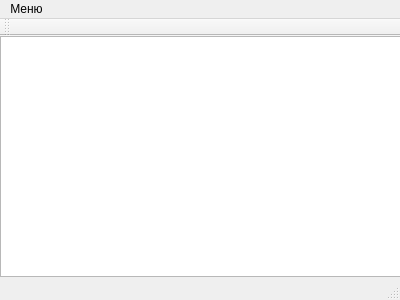
<?xml version="1.0" encoding="UTF-8"?>
<ui version="4.0">
 <class>MainWindow</class>
 <widget class="QMainWindow" name="MainWindow">
  <property name="windowModality">
   <enum>Qt::NonModal</enum>
  </property>
  <property name="enabled">
   <bool>true</bool>
  </property>
  <property name="geometry">
   <rect>
    <x>0</x>
    <y>0</y>
    <width>400</width>
    <height>300</height>
   </rect>
  </property>
  <property name="windowTitle">
   <string>Лабораторная работа №1</string>
  </property>
  <widget class="QWidget" name="centralWidget">
   <widget class="QTextEdit" name="textEdit">
    <property name="geometry">
     <rect>
      <x>0</x>
      <y>0</y>
      <width>401</width>
      <height>241</height>
     </rect>
    </property>
   </widget>
  </widget>
  <widget class="QMenuBar" name="menuBar">
   <property name="geometry">
    <rect>
     <x>0</x>
     <y>0</y>
     <width>400</width>
     <height>21</height>
    </rect>
   </property>
   <widget class="QMenu" name="menumenu">
    <property name="title">
     <string>Меню</string>
    </property>
    <addaction name="actionexit"/>
    <addaction name="about_author"/>
   </widget>
   <addaction name="menumenu"/>
  </widget>
  <widget class="QToolBar" name="mainToolBar">
   <attribute name="toolBarArea">
    <enum>TopToolBarArea</enum>
   </attribute>
   <attribute name="toolBarBreak">
    <bool>false</bool>
   </attribute>
  </widget>
  <widget class="QStatusBar" name="statusBar"/>
  <action name="actionexit">
   <property name="text">
    <string>Выход</string>
   </property>
  </action>
  <action name="about_author">
   <property name="text">
    <string>Автор</string>
   </property>
  </action>
 </widget>
 <layoutdefault spacing="6" margin="11"/>
 <resources/>
 <connections>
  <connection>
   <sender>actionexit</sender>
   <signal>triggered()</signal>
   <receiver>MainWindow</receiver>
   <slot>close()</slot>
   <hints>
    <hint type="sourcelabel">
     <x>-1</x>
     <y>-1</y>
    </hint>
    <hint type="destinationlabel">
     <x>199</x>
     <y>149</y>
    </hint>
   </hints>
  </connection>
 </connections>
</ui>
